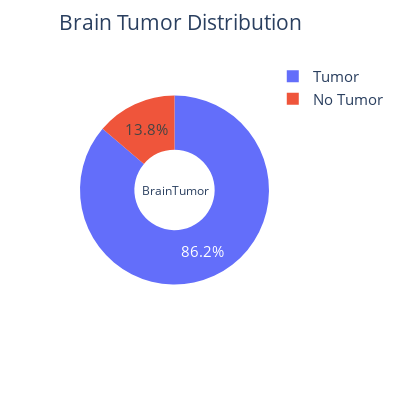

Notebook source saved alongside this figure:
### Code cell
fig = px.pie(values=[np.sum(class_count[:3]),
                     class_count[-1]], names=['Tumor','No Tumor'],hole=0.425, height=400,width=400 )
fig.update_layout(title='Brain Tumor Distribution',font_size=15,title_x=0.45,annotations=[dict(text='BrainTumor',font_size=12, showarrow=False,height=400,width=350)])
fig.update_traces(textfont_size=15,textinfo='percent')
fig.show()

### Figure 1 — Plotly figure (JSON) as saved in the notebook; plotly's stock layout.template omitted (floating-point values rounded to 4 significant figures)
{"data": [{"domain": {"x": [0, 1], "y": [0, 1]}, "hole": 0.425, "hovertemplate": "label=%{label}<br>value=%{value}<extra></extra>", "labels": ["Tumor", "No Tumor"], "legendgroup": "", "name": "", "showlegend": true, "textfont": {"size": 15}, "textinfo": "percent", "type": "pie", "values": [1979, 316]}], "layout": {"annotations": [{"font": {"size": 12}, "height": 400, "showarrow": false, "text": "BrainTumor", "width": 350}], "font": {"size": 15}, "height": 400, "legend": {"tracegroupgap": 0}, "margin": {"t": 60}, "title": {"text": "Brain Tumor Distribution", "x": 0.45}, "width": 400}}
